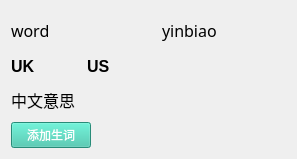
<?xml version="1.0" encoding="UTF-8"?>
<ui version="4.0">
 <class>WordInfo</class>
 <widget class="QWidget" name="WordInfo">
  <property name="geometry">
   <rect>
    <x>0</x>
    <y>0</y>
    <width>297</width>
    <height>159</height>
   </rect>
  </property>
  <property name="windowTitle">
   <string>Form</string>
  </property>
  <layout class="QGridLayout" name="gridLayout_3">
   <item row="0" column="0">
    <layout class="QGridLayout" name="gridLayout">
     <item row="1" column="0">
      <widget class="QLabel" name="label_3">
       <property name="font">
        <font>
         <pointsize>12</pointsize>
         <weight>75</weight>
         <bold>true</bold>
        </font>
       </property>
       <property name="text">
        <string>UK</string>
       </property>
      </widget>
     </item>
     <item row="1" column="1">
      <widget class="QPushButton" name="uk">
       <property name="text">
        <string/>
       </property>
       <property name="icon">
        <iconset resource="resource.qrc">
         <normaloff>:/laba.png</normaloff>:/laba.png</iconset>
       </property>
       <property name="iconSize">
        <size>
         <width>40</width>
         <height>40</height>
        </size>
       </property>
       <property name="flat">
        <bool>true</bool>
       </property>
      </widget>
     </item>
     <item row="1" column="2">
      <widget class="QLabel" name="label_4">
       <property name="font">
        <font>
         <pointsize>12</pointsize>
         <weight>75</weight>
         <bold>true</bold>
        </font>
       </property>
       <property name="text">
        <string>US</string>
       </property>
      </widget>
     </item>
     <item row="1" column="3">
      <widget class="QPushButton" name="us">
       <property name="text">
        <string/>
       </property>
       <property name="icon">
        <iconset resource="resource.qrc">
         <normaloff>:/laba.png</normaloff>:/laba.png</iconset>
       </property>
       <property name="iconSize">
        <size>
         <width>40</width>
         <height>40</height>
        </size>
       </property>
       <property name="flat">
        <bool>true</bool>
       </property>
      </widget>
     </item>
     <item row="1" column="4">
      <spacer name="horizontalSpacer">
       <property name="orientation">
        <enum>Qt::Horizontal</enum>
       </property>
       <property name="sizeHint" stdset="0">
        <size>
         <width>40</width>
         <height>20</height>
        </size>
       </property>
      </spacer>
     </item>
     <item row="0" column="4">
      <widget class="QLabel" name="yinbiao">
       <property name="font">
        <font>
         <family>微软雅黑</family>
         <pointsize>12</pointsize>
        </font>
       </property>
       <property name="text">
        <string>yinbiao</string>
       </property>
      </widget>
     </item>
     <item row="0" column="0" colspan="4">
      <widget class="QLabel" name="word">
       <property name="font">
        <font>
         <family>微软雅黑</family>
         <pointsize>12</pointsize>
        </font>
       </property>
       <property name="text">
        <string>word</string>
       </property>
      </widget>
     </item>
    </layout>
   </item>
   <item row="1" column="0">
    <layout class="QGridLayout" name="gridLayout_2">
     <item row="1" column="0">
      <widget class="QPushButton" name="add">
       <property name="autoFillBackground">
        <bool>false</bool>
       </property>
       <property name="styleSheet">
        <string notr="true">color: rgb(255, 255, 255);
background-color: rgb(56, 194, 168);
font: 75 12pt &quot;微软雅黑&quot;;</string>
       </property>
       <property name="text">
        <string>添加生词</string>
       </property>
       <property name="checkable">
        <bool>false</bool>
       </property>
      </widget>
     </item>
     <item row="1" column="1">
      <spacer name="horizontalSpacer_2">
       <property name="orientation">
        <enum>Qt::Horizontal</enum>
       </property>
       <property name="sizeHint" stdset="0">
        <size>
         <width>40</width>
         <height>20</height>
        </size>
       </property>
      </spacer>
     </item>
     <item row="0" column="0" colspan="2">
      <widget class="QLabel" name="cn">
       <property name="font">
        <font>
         <family>微软雅黑</family>
         <pointsize>12</pointsize>
        </font>
       </property>
       <property name="text">
        <string>中文意思</string>
       </property>
      </widget>
     </item>
    </layout>
   </item>
  </layout>
 </widget>
 <resources>
  <include location="resource.qrc"/>
 </resources>
 <connections/>
</ui>
